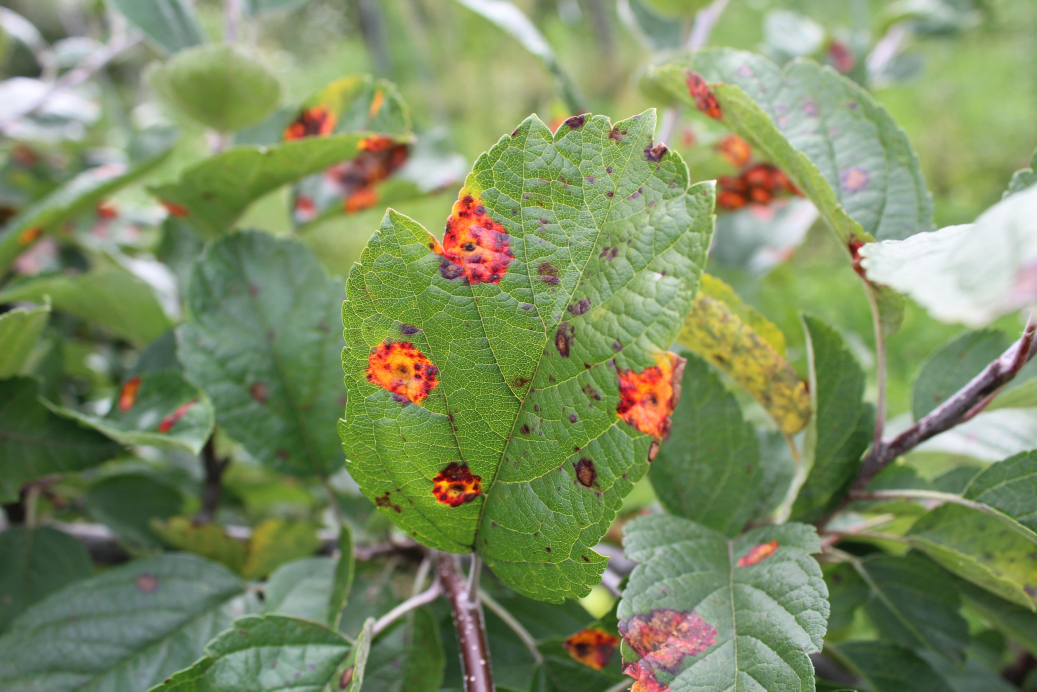
#> input picture Leaf_Disease_Detection/img/rust1.jpg, 5184 x 3456 px, given as the content of the folder data_plantas/Train/Train/Rust/, which was not available (shown at 1/5 size)
$ python main.py
#> lines starting #> are read from the running program, lines starting #| are printed output that depends on the picture; pictures that were not available may be replaced by others from this repository, and a replacement may not be noted
#> the answer given: 1
### Leaf_Disease_Detection/funciones_HOG.py
import os
import cv2
import numpy as np
from sklearn.metrics import classification_report, confusion_matrix, accuracy_score, precision_score, recall_score, f1_score
import matplotlib.pyplot as plt
import seaborn as sns
from sklearn.svm import SVC
from sklearn.model_selection import train_test_split, cross_val_score, cross_val_predict, StratifiedKFold, GridSearchCV
import random

PATH_POSITIVE_TRAIN = "data_plantas/Train/Train/Rust/"
PATH_NEGATIVE_TRAIN = "data_plantas/Train/Train/Healthy/"
PATH_POSITIVE_TEST = "data_plantas/Test/Test/Rust/"
PATH_NEGATIVE_TEST = "data_plantas/Test/Test/Healthy/"
#EXAMPLE_POSITIVE = PATH_POSITIVE_TEST + "AnnotationsPos_0.000000_crop001002d_0.png"
#EXAMPLE_NEGATIVE = PATH_NEGATIVE_TEST+"AnnotationsNeg_0.000000_00000002a_0.png"
IMAGE_EXTENSION = ".jpg"


### FUNCIONES PARA APLICAR EL DESCRIPTOR HOG
def load_training_data_HOG():
    """
    Lee las imágenes de entrenamiento (positivas y negativas) y calcula sus
    descriptores para el entrenamiento.

    returns:
    np.array: numpy array con los descriptores de las imágenes leídas
    np.array: numpy array con las etiquetas de las imágenes leídas
    """
    training_data = []
    classes = []
    fixed_size = (128, 256)
    random.seed(42)  # Semilla para reproducibilidad

    #Seleccionamos solo 200 imágenes positivas para que no tarde mucho el SVM
    positive_files = [f for f in os.listdir(PATH_POSITIVE_TRAIN) if f.endswith(IMAGE_EXTENSION)]
    selected_positive_files = random.sample(positive_files, min(200, len(positive_files)))

    # Casos positivos
    for filename in selected_positive_files:
        filepath = os.path.join(PATH_POSITIVE_TRAIN, filename)
        img = cv2.imread(filepath)
#> img is the input picture: shape (3456, 5184, 3); mean B, G, R 98.3, 141.2, 125.3
        img = cv2.resize(img, fixed_size)
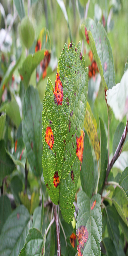
#> img: shape (256, 128, 3); mean B, G, R 98.1, 141.2, 125.2
        hog = cv2.HOGDescriptor()
        descriptor = hog.compute(img)
        training_data.append(descriptor.flatten())  #Convirtimos a 1D para consistencia
        classes.append(1)

    print(f"Leídas {len(selected_positive_files)} imágenes de TRAIN -> positivas")


     # Seleccionar 200 imágenes negativas
    negative_files = [f for f in os.listdir(PATH_NEGATIVE_TRAIN) if f.endswith(IMAGE_EXTENSION)]
    selected_negative_files = random.sample(negative_files, min(200, len(negative_files)))

    # Casos negativos
    for filename in selected_negative_files:
        filepath = os.path.join(PATH_NEGATIVE_TRAIN, filename)
        img = cv2.imread(filepath)
        img = cv2.resize(img, fixed_size)
        hog = cv2.HOGDescriptor()
        descriptor = hog.compute(img)
        training_data.append(descriptor.flatten())  # Convertir a 1D
        classes.append(0)

    print(f"Leídas {len(selected_negative_files)} imágenes de TRAIN -> negativas")


    return np.array(training_data), np.array(classes)

def load_testing_data_HOG():
    """
    Lee las imágenes de test (positivas y negativas) y calcula sus
    descriptores para la fase de prueba.

    returns:
    np.array: numpy array con los descriptores de las imágenes leídas
    np.array: numpy array con las etiquetas de las imágenes leídas
    """
    testing_data = []
    classes = []
    fixed_size = (128, 256)
    random.seed(42)  # Semilla para reproducibilidad

    #Seleccionamos solo 40 imágenes positivas para que no tarde mucho el SVM
    positive_files = [f for f in os.listdir(PATH_POSITIVE_TEST) if f.endswith(IMAGE_EXTENSION)]
    selected_positive_files = random.sample(positive_files, min(50, len(positive_files)))

    # Casos positivos
    for filename in selected_positive_files:
        filepath = os.path.join(PATH_POSITIVE_TEST, filename)
        img = cv2.imread(filepath)
        img = cv2.resize(img, fixed_size)
        hog = cv2.HOGDescriptor()
        descriptor = hog.compute(img)
        testing_data.append(descriptor.flatten())  #Convirtimos a 1D para consistencia
        classes.append(1)

    print(f"Leídas {len(selected_positive_files)} imágenes de TEST -> positivas")


     # Seleccionar 40 imágenes negativas
    negative_files = [f for f in os.listdir(PATH_NEGATIVE_TEST) if f.endswith(IMAGE_EXTENSION)]
    selected_negative_files = random.sample(negative_files, min(50, len(negative_files)))

    # Casos negativos
    for filename in selected_negative_files:
        filepath = os.path.join(PATH_NEGATIVE_TEST, filename)
        img = cv2.imread(filepath)
        img = cv2.resize(img, fixed_size)
        hog = cv2.HOGDescriptor()
        descriptor = hog.compute(img)
        testing_data.append(descriptor.flatten())  # Convertir a 1D
        classes.append(0)

    print(f"Leídas {len(selected_negative_files)} imágenes de TEST -> negativas")

    return np.array(testing_data), np.array(classes)


# [40 lines left out: functions train, test, not called in this run]
    #return int(clasificador.predict(descriptor.reshape(1, -1))[1][0][0])


PATH_HEALTHY_TRAIN = "data_plantas/Train/Train/Healthy/"
PATH_RUST_TRAIN = "data_plantas/Train/Train/Rust/"
PATH_POWDERY_TRAIN = "data_plantas/Train/Train/Powdery/"
PATH_HEALTHY_TEST = "data_plantas/Test/Test/Healthy/"
PATH_RUST_TEST = "data_plantas/Test/Test/Rust/"
PATH_POWDERY_TEST = "data_plantas/Test/Test/Powdery/"


# [83 lines left out: functions load_training_data_HOG_multiple, load_testing_data_HOG_multiple, not called in this run]

### Leaf_Disease_Detection/funciones_aux.py
import os
import cv2
import numpy as np
from sklearn.metrics import classification_report, confusion_matrix, accuracy_score, precision_score, recall_score, f1_score
import matplotlib.pyplot as plt
import seaborn as sns
from sklearn.svm import SVC
from sklearn.model_selection import train_test_split, cross_val_score, cross_val_predict, StratifiedKFold, GridSearchCV
import random

###FUNCIONES PARA ENTRENAR Y EVALUAR LOS MODELOS

# [30 lines left out: function evaluate_model, not called in this run]


def grid_search(training_data, classes):
    """
    Realiza una búsqueda en la cuadrícula para encontrar los mejores parámetros
    de un clasificador SVM utilizando scikit-learn.

    Parameters:
    training_data (np.array): datos de entrenamiento
    classes (np.array): etiquetas de entrenamiento

    Returns:
    GridSearchCV: modelo entrenado con los mejores parámetros
    """
    #Definimos los parámetros a explorar
    param_grid = {
        'C': [0.1, 1, 10, 100],
        'kernel': ['linear', 'rbf', 'poly'],  # 'linear' y 'rbf' son los equivalentes en sklearn
        'gamma': ['scale', 'auto']   # Para kernels no lineales como 'rbf'
    }

    #Definimos el clasificador
    svc = SVC()

    #Validaremos con validación cruzada estratificada
    skf = StratifiedKFold(n_splits=5, shuffle=True, random_state=42)

    #Configuramos GridSearchCV
    grid_search = GridSearchCV(
        svc,
        param_grid,
        cv=skf,
        scoring='f1',  #Métrica para optimizar: F1-score
        verbose=3, #Mostrar más info
        #n_jobs=-1 #Usamos todos los nucleos
    )

    print("Ejecutando Grid Search...", flush=True)
    grid_search.fit(training_data, classes) #Buscamos los mejores hiperparámetros

    print("Mejores hiparámetros encontrados:")
    print(grid_search.best_params_)
    print(f"Mejor puntuación (F1): {grid_search.best_score_:.4f}")

    return grid_search


import pandas as pd


#Esta función la usaremos para comparar distintas combinaciones (HOG+SVM, LBP+SVM, etc)
# [194 lines left out: functions evaluate_svm, evaluate_model_multiple, grid_search_multiple, evaluate_svm_multiple, not called in this run]

### Leaf_Disease_Detection/main.py
import funciones_aux, funciones_HOG, funciones_LBP, funciones_LBPu
import pandas as pd


#Función para el menú principal
def main():
    print("\nSeleccione una opción:")
    print("Opción 1: Clasificación con 2 clases (Healthy y Rust)")
    print("Opción 2: Clasificación con 3 clases (Healthy, Rust y Powdery)")
    opcion = input("Ingrese la opción deseada: ")

    if opcion == "1":
        ejecutar_clasificacion_2_clases()
    elif opcion == "2":
        ejecutar_clasificacion_3_clases()
    else:
        print("Opción no válida. Saliendo del programa.")

# Ejecución para 2 clases
def ejecutar_clasificacion_2_clases():
    print("\n*** CLASIFICACIÓN CON 2 CLASES ***")

    # Descriptor HOG
    print("Leyendo imágenes con descriptor HOG para 2 clases...")
    X_train_HOG, y_train_HOG = funciones_HOG.load_training_data_HOG()
#> y_train_HOG = [1, 0]
    X_test_HOG, y_test_HOG = funciones_HOG.load_testing_data_HOG()
#> y_test_HOG = [1, 0]

    mejor_modelo_HOG = funciones_aux.grid_search(X_train_HOG, y_train_HOG)
#| Fitting 5 folds for each of 24 candidates, totalling 120 fits
    funciones_aux.evaluate_model(mejor_modelo_HOG, X_test_HOG, y_test_HOG)

    # Descriptor LBP
    print("Leyendo imágenes con descriptor LBP para 2 clases...")
    X_train_LBP, y_train_LBP = funciones_LBP.load_training_data_LBP()
    X_test_LBP, y_test_LBP = funciones_LBP.load_testing_data_LBP()

    mejor_modelo_LBP = funciones_aux.grid_search(X_train_LBP, y_train_LBP)
    funciones_aux.evaluate_model(mejor_modelo_LBP, X_test_LBP, y_test_LBP)

    # Comparación HOG y LBP
    print("Evaluando los mejores modelos para SVM+HOG y SVM+LBP...")
    results_HOG = funciones_aux.evaluate_svm(mejor_modelo_HOG, X_test_HOG, y_test_HOG, "HOG")
    results_LBP = funciones_aux.evaluate_svm(mejor_modelo_LBP, X_test_LBP, y_test_LBP, "LBP")

    results_df = pd.DataFrame([results_HOG, results_LBP])
    print("Comparativa de resultados:")
    print(results_df)

    # Descriptor LBP uniforme
    print("Leyendo imágenes con descriptor LBP uniforme para 2 clases...")
    X_train_LBP_uniform, y_train_LBP_uniform = funciones_LBPu.load_training_data_LBP_uniform()
    X_test_LBP_uniform, y_test_LBP_uniform = funciones_LBPu.load_testing_data_LBP_uniform()

    mejor_modelo_LBP_uniform = funciones_aux.grid_search(X_train_LBP_uniform, y_train_LBP_uniform)
    results_LBP_uniform = funciones_aux.evaluate_svm(mejor_modelo_LBP_uniform, X_test_LBP_uniform, y_test_LBP_uniform, "LBP-Uniform")

    # Comparación final
    results_df = pd.DataFrame([results_HOG, results_LBP, results_LBP_uniform])
    print("Comparativa de resultados:")
    print(results_df)

# Ejecución para 3 clases
# [42 lines left out: function ejecutar_clasificacion_3_clases, not called in this run]


if __name__ == "__main__":
#> (the run stopped early here; a loop or call above may not have finished)

$ run again, on Leaf_Disease_Detection/img/rust2.jpg
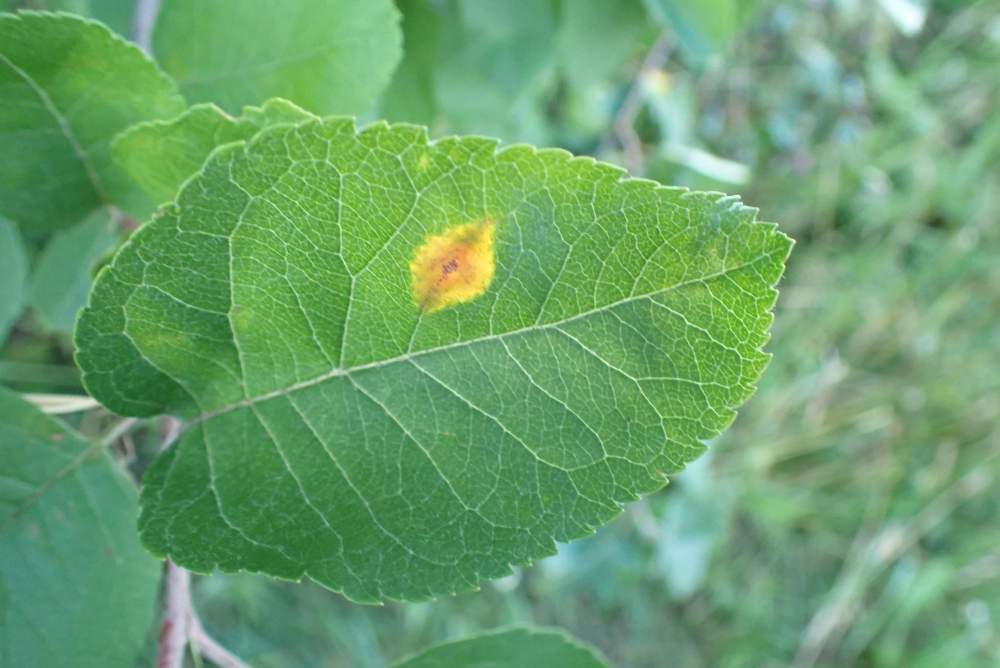
#> input picture Leaf_Disease_Detection/img/rust2.jpg, 4000 x 2672 px, given as the content of the folder data_plantas/Train/Train/Rust/, which was not available (shown at 1/4 size)
#> in load_training_data_HOG, img is the input picture: shape (2672, 4000, 3); mean B, G, R 108.1, 160.2, 105.7
#> in load_training_data_HOG, `img = cv2.resize(img, fixed_size)`:
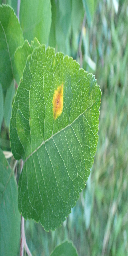
#> img: shape (256, 128, 3); mean B, G, R 107.9, 160, 105.6
#> y_train_HOG = [1, 0]
#| Fitting 5 folds for each of 24 candidates, totalling 120 fits
